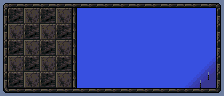

A 2D game scene composited from a Tiled map and its tileset images. What follows is a short description and the map's XML, with every tile layer's data as written:
An orthogonal 28x12 tile map with 8x8 px tiles, 1 tile layer (Tile Layer 1).

<map version="1.9" tiledversion="1.9.2" orientation="orthogonal" renderorder="right-down" width="28" height="12" tilewidth="8" tileheight="8" infinite="0" nextlayerid="2" nextobjectid="1">
 <tileset firstgid="1" source="../MenuUI.tsx" />
 <layer id="1" name="Tile Layer 1" width="28" height="12">
  <data encoding="csv">
2,3,4,3,4,3,4,3,4,3,4,3,4,3,4,3,4,3,4,3,4,3,4,4,3,4,3,5,
8,37,38,35,36,37,38,35,36,25,15,15,15,15,15,15,15,15,15,15,15,15,15,15,15,15,15,11,
7,41,42,39,40,41,42,39,40,26,15,15,15,15,15,15,15,15,15,15,15,15,15,15,15,15,15,9,
8,35,36,37,38,35,36,37,38,25,15,15,15,15,15,15,15,15,15,15,15,15,15,15,15,15,15,11,
7,39,40,41,42,39,40,41,42,26,15,15,15,15,15,15,15,15,15,15,15,15,15,15,15,15,15,9,
8,37,38,35,36,37,38,35,36,25,15,15,15,15,15,15,15,15,15,15,15,15,15,15,15,15,15,11,
7,41,42,39,40,41,42,39,40,26,15,15,15,15,15,15,15,15,15,15,15,15,15,15,15,15,15,9,
8,35,36,37,38,35,36,37,38,25,15,15,15,15,15,15,15,15,15,15,15,15,15,15,15,15,75,11,
7,39,40,41,42,39,40,41,42,26,15,15,15,15,15,15,15,15,15,15,15,15,15,15,15,75,77,9,
8,37,38,35,36,37,38,35,36,25,15,15,15,15,15,15,15,15,15,15,15,15,15,15,75,77,79,11,
7,41,42,39,40,41,42,39,40,26,15,15,15,15,15,15,15,15,15,15,15,15,15,75,77,79,87,9,
27,29,28,29,28,29,28,29,28,29,28,29,28,29,28,29,28,29,28,29,28,29,28,28,29,28,29,30
</data>
 </layer>
</map>
